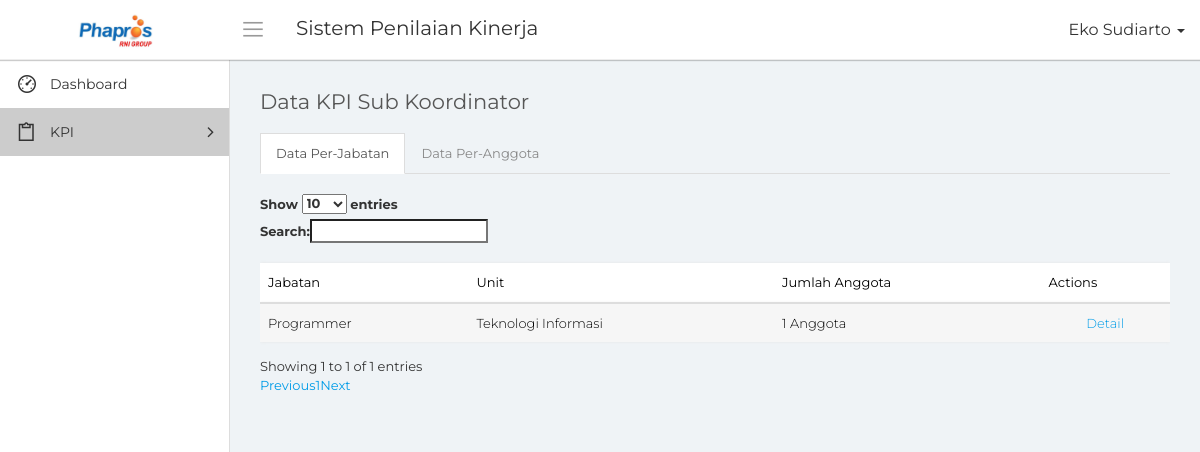
The page /data_kpi_verifikasi.php (signed in) on the database its author committed.
### tables this page shows
CREATE TABLE `aturan_penilai` (
  `id_aturan` bigint(20) NOT NULL,
  `id_jabatan_penilai` bigint(20) NOT NULL DEFAULT '0',
  `id_unit_penilai` bigint(20) NOT NULL DEFAULT '0',
  `id_jabatan_dinilai` bigint(20) NOT NULL DEFAULT '0',
  `id_unit_dinilai` bigint(20) NOT NULL DEFAULT '0'
);

CREATE TABLE `mst_jabatan` (
  `id_jabatan` bigint(20) NOT NULL,
  `nama_jabatan` varchar(50) NOT NULL,
  `tanggal_input` date NOT NULL
);

CREATE TABLE `mst_unit` (
  `id_unit` bigint(20) NOT NULL,
  `nama_unit` varchar(50) NOT NULL,
  `tanggal_input` date NOT NULL
);

### conn/database.php (called while the page is built, shortened)
<?php
	class database{
		function __construct(){
			$this->connection = new mysqli('localhost', 'root', '','phapros_final');
		}
		function tampil_waktu_verifikasi(){
			$query = $this->connection->query("SELECT * FROM waktu_verifikasi");
			while($tampil = $query->fetch_array())
				$hasil[] = $tampil;
			return $hasil;
		}
		function tampil_akses(){
			$query = $this->connection->query("SELECT * FROM akses_menu");
			while($tampil = $query->fetch_array())
				$hasil[] = $tampil;
			return $hasil;
		}
		function tampil_periode($id_periode = null){
			if($id_periode == null)
				$query = $this->connection->query("SELECT * FROM mst_periode");
			else
				$query = $this->connection->query("SELECT * FROM mst_periode WHERE id_periode = '$id_periode'");
			while($tampil = $query->fetch_array())
				$hasil[] = $tampil;
			return $hasil;
		}
		function tampil_jabatan_grup($id_jabatatan_penilai = null, $id_unit_penilai = null)
		{
			$query = $this->connection->query("SELECT a.*, j.nama_jabatan, u.nama_unit FROM aturan_penilai a LEFT JOIN mst_jabatan j ON j.id_jabatan = a.id_jabatan_dinilai LEFT JOIN mst_unit u ON u.id_unit = a.id_unit_dinilai WHERE a.id_jabatan_penilai = '$id_jabatatan_penilai' AND a.id_unit_penilai = '$id_unit_penilai'");
			while($tampil = $query->fetch_array())
			{
				$hasil[] = $tampil;
			}
			return $hasil;
		}
		function hitung_jabatan_grup($id_jabatan = null, $id_unit = null)
		{
			$query = $this->connection->query("SELECT * FROM mst_anggota WHERE id_jabatan = '$id_jabatan' AND id_unit = '$id_unit'");
			$jml = 0;
			while($tampil = $query->fetch_array())
			{
				$jml = $jml+1;
			}
			return $jml;
		}
	}
?>

### data_kpi_verifikasi.php (the view, shortened to what this page needs)
<?php
    include "conn/database.php";
    $db = new database();
    $nama = $_SESSION['nama'];
    $jabatan = $_SESSION['id_jabatan'];
    $id_unitD = $_SESSION['id_unit'];
    foreach($db->tampil_periode() as $tPer)
    {
        if($tPer['status'] == 1)
        {
            $idA = $tPer['id_periode'];
        }
    }
?>
<!DOCTYPE html>
<html>
    <head>
        <link rel="stylesheet" type="text/css" href="assets/css/bootstrap.min.css">
        <link rel="stylesheet" type="text/css" href="assets/css/font-awesome.min.css">
        <link rel="stylesheet" type="text/css" href="assets/css/line-awesome.min.css">
        <link rel="stylesheet" type="text/css" href="https://cdn.datatables.net/v/dt/dt-1.10.18/datatables.min.css"/>
		<link rel="stylesheet" type="text/css" href="assets/css/select2.min.css">
		<link rel="stylesheet" type="text/css" href="assets/css/bootstrap-datetimepicker.min.css">
        <link rel="stylesheet" type="text/css" href="assets/css/style.css">
    </head>
    <body>
        <div class="main-wrapper">
            <div class="header">
				<div class="header-left">
                    <a href="index.php" class="logo">
						<img src="assets/img/logo-phapros.jpg" width="75" height="" alt="">
					</a>
                </div>
				<a id="toggle_btn" href="javascript:void(0);"><i class="la la-bars"></i></a>
                <div class="page-title-box pull-left">
					<h3>Sistem Penilaian Kinerja</h3>
                </div>
				<ul class="nav navbar-nav navbar-right user-menu pull-right">
					<li class="dropdown">
						<a href="" class="dropdown-toggle user-link" data-toggle="dropdown" title="Admin">
							<span>
                                <?php echo $nama; ?>
                            </span>
							<i class="caret"></i>
						</a>
					</li>
				</ul>
            </div>
            <div class="sidebar" id="sidebar">
                <div class="sidebar-inner slimscroll">
					<div id="sidebar-menu" class="sidebar-menu">
						<ul>
							<li>
								<a href="index.php"><i class="la la-dashboard"></i> <span>Dashboard</span></a>
							</li>
                            <?php
                                foreach($db->tampil_akses() as $tampil)
                                {
                                    if($tampil['id_jabatan'] == $jabatan)
                                    {
                                        $m1 = $tampil['menu1'];
                                        $m2 = $tampil['menu2'];
                                        $m3 = $tampil['menu3'];
                                        $m4 = $tampil['menu4'];
                                        $m5 = $tampil['menu5'];
                                        $m6 = $tampil['menu6'];
                                        $m7 = $tampil['menu7'];
                                    }
                                }
                            ?>
                            <li class="active submenu">
								<a href="#"><i class="la la-clipboard"></i> <span> KPI</span> <span class="menu-arrow"></span></a>
							</li>
						</ul>
					</div>
                </div>
            </div>
            <div class="page-wrapper">
                <div class="content container-fluid">
					<div class="row">
						<div class="col-xs-12">
							<h4 class="page-title">Data KPI Sub Koordinator</h4>
                            <?php
                                foreach($db->tampil_waktu_verifikasi() as $tampil)
                                {
                                    $sekarang = date('Y-m-d');
                                    if($sekarang >= $tampil['tanggal_awal_verifikasi'] AND $sekarang <= $tampil['tanggal_akhir_verifikasi'])
                                        $b1 = 1;
                                }
                            ?>
						</div>
					</div>
                    <ul class="nav nav-tabs">
                        <li class="active"><a data-toggle="tab" href="#dk">Data Per-Jabatan</a></li>
                        <li><a data-toggle="tab" href="#dp">Data Per-Anggota</a></li>
                    </ul>
                    <div class="tab-content">
                        <div id="dk" class="tab-pane fade in active">
                            <div class="row">
                                <div class="col-md-12">
                                    <div class="table-responsive">
                                        <table class="table table-striped custom-table m-b-0 display" id="tabel">
                                            <thead>
                                                <tr>
                                                    <th>Jabatan</th>
                                                    <th>Unit</th>
                                                    <th>Jumlah Anggota</th>
                                                    <th>Actions</th>
                                                </tr>
                                            </thead>
                                            <tbody>
                                            <?php
                                                foreach($db->tampil_jabatan_grup($jabatan, $id_unitD) as $data)
                                                {
                                            ?>
                                                    <tr>
                                                        <td><?php echo $data['nama_jabatan']; ?></td>
                                                        <td><?php echo $data['nama_unit']; ?></td>
                                                        <td><?php echo $db->hitung_jabatan_grup($data['id_jabatan_dinilai'], $data['id_unit_dinilai']); ?> Anggota</td>
                                                        <td class="text-center  ">
                                                            <div class="dropdown">
                                                                <a href="detail_jabatan.php?id_jabatan=<?php echo $data['id_jabatan_dinilai']."&&id_unit=".$data['id_unit_dinilai']; ?>">Detail</a>
                                                            </div>
                                                        </td>
                                                    </tr>
                                            <?php
                                                }
                                            ?>
                                            </tbody>
                                        </table>
                                    </div>
                                </div>
                            </div>
                        </div>
                    </div>
                </div>
            </div>
        </div>
    </body>
</html>

### rows shown on the page
aturan_penilai: mst_jabatan.nama_jabatan "Programmer", mst_unit.nama_unit "Teknologi Informasi", hitung_jabatan_grup "1"

### other values the page prints
$nama "Eko Sudiarto"
